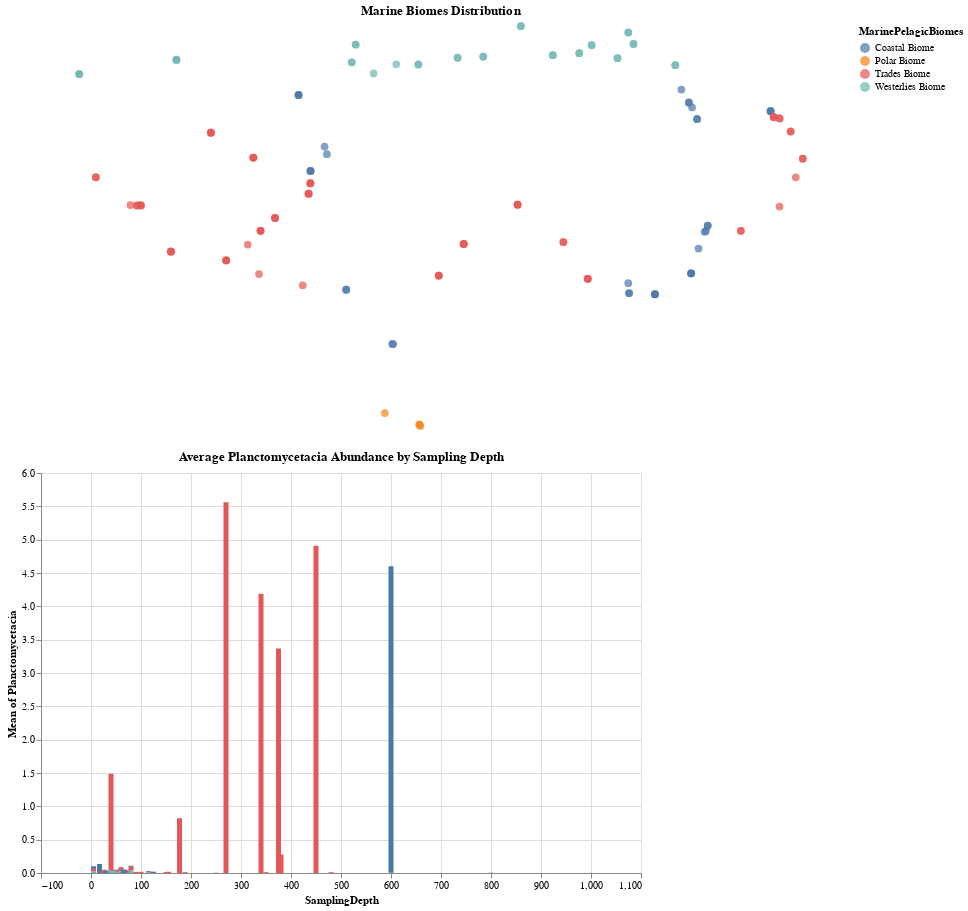

The code cell stored with this chart in its notebook:
### Markdown cell above
**Combine Views**

### Code cell
# Define a selection
selection = alt.selection_point(fields=['MarinePelagicBiomes'], bind='legend')

# Apply the selection to the map
map_view = map_view.add_params(selection).encode(
    color=alt.condition(selection, 'MarinePelagicBiomes:N', alt.value('lightgray'))
)

# Filter bar chart based on the selection
bar_chart = bar_chart.transform_filter(selection)

# Combine the visualizations
combined = map_view & bar_chart
combined

### Figure 1 — Vega-Lite specification as saved in the notebook (floating-point values rounded to 4 significant figures; data arrays with more than 128 entries replaced by an {"elided": "..."} marker saying what was removed)
{"config": {"view": {"continuousWidth": 300, "continuousHeight": 300}}, "vconcat": [{"mark": {"type": "circle", "size": 60}, "encoding": {"color": {"condition": {"param": "param_1", "field": "MarinePelagicBiomes", "type": "nominal"}, "value": "lightgray"}, "latitude": {"field": "Latitude", "type": "quantitative"}, "longitude": {"field": "Longitude", "type": "quantitative"}, "tooltip": [{"field": "SampleID", "type": "nominal"}, {"field": "Latitude", "type": "quantitative"}, {"field": "Longitude", "type": "quantitative"}, {"field": "MarinePelagicBiomes", "type": "nominal"}]}, "height": 400, "name": "view_1", "title": "Marine Biomes Distribution", "width": 800}, {"mark": {"type": "bar"}, "encoding": {"color": {"field": "MarinePelagicBiomes", "type": "nominal"}, "tooltip": [{"field": "SamplingDepth", "type": "quantitative"}, {"aggregate": "mean", "field": "Planctomycetacia", "type": "quantitative"}], "x": {"field": "SamplingDepth", "type": "quantitative"}, "y": {"aggregate": "mean", "field": "Planctomycetacia", "type": "quantitative"}}, "height": 400, "title": "Average Planctomycetacia Abundance by Sampling Depth", "transform": [{"filter": {"param": "param_1"}}], "width": 600}], "data": {"name": "data-f3ac98d8b0f7b4d72271bbb0c7b36649"}, "params": [{"name": "param_1", "select": {"type": "point", "fields": ["MarinePelagicBiomes"]}, "bind": "legend", "views": ["view_1"]}], "$schema": "https://vega.github.io/schema/vega-lite/v5.20.1.json", "datasets": {"data-f3ac98d8b0f7b4d72271bbb0c7b36649": {"elided": "135 records"}}}
